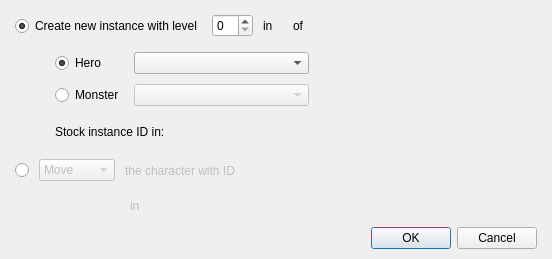
<?xml version="1.0" encoding="UTF-8"?>
<ui version="4.0">
 <class>DialogCommandModifyTeam</class>
 <widget class="QDialog" name="DialogCommandModifyTeam">
  <property name="geometry">
   <rect>
    <x>0</x>
    <y>0</y>
    <width>552</width>
    <height>259</height>
   </rect>
  </property>
  <property name="windowTitle">
   <string>Modify team...</string>
  </property>
  <layout class="QGridLayout" name="gridLayout_2">
   <property name="leftMargin">
    <number>15</number>
   </property>
   <property name="topMargin">
    <number>10</number>
   </property>
   <property name="rightMargin">
    <number>15</number>
   </property>
   <property name="bottomMargin">
    <number>10</number>
   </property>
   <item row="0" column="0">
    <layout class="QVBoxLayout" name="verticalLayout">
     <property name="spacing">
      <number>10</number>
     </property>
     <item>
      <layout class="QHBoxLayout" name="horizontalLayout" stretch="0,0,0,0,0,1">
       <item>
        <widget class="QRadioButton" name="radioButtonNewInstance">
         <property name="text">
          <string>Create new instance with level</string>
         </property>
         <property name="checked">
          <bool>true</bool>
         </property>
         <attribute name="buttonGroup">
          <string notr="true">buttonGroup</string>
         </attribute>
        </widget>
       </item>
       <item>
        <widget class="QSpinBox" name="spinBoxLevel"/>
       </item>
       <item>
        <widget class="QLabel" name="labelInInstance">
         <property name="text">
          <string>in</string>
         </property>
        </widget>
       </item>
       <item>
        <widget class="WidgetComboBoxTeam" name="comboBoxInstanceTeam" native="true"/>
       </item>
       <item>
        <widget class="QLabel" name="labelOfInstance">
         <property name="text">
          <string>of</string>
         </property>
        </widget>
       </item>
       <item>
        <spacer name="horizontalSpacer">
         <property name="orientation">
          <enum>Qt::Horizontal</enum>
         </property>
         <property name="sizeHint" stdset="0">
          <size>
           <width>138</width>
           <height>20</height>
          </size>
         </property>
        </spacer>
       </item>
      </layout>
     </item>
     <item>
      <layout class="QGridLayout" name="gridLayout" columnstretch="0,0,0,1">
       <item row="0" column="2">
        <widget class="QComboBox" name="comboBoxHero">
         <property name="minimumSize">
          <size>
           <width>175</width>
           <height>0</height>
          </size>
         </property>
         <property name="maximumSize">
          <size>
           <width>175</width>
           <height>16777215</height>
          </size>
         </property>
        </widget>
       </item>
       <item row="1" column="2">
        <widget class="QComboBox" name="comboBoxMonster">
         <property name="enabled">
          <bool>false</bool>
         </property>
        </widget>
       </item>
       <item row="0" column="1">
        <widget class="QRadioButton" name="radioButtonHero">
         <property name="minimumSize">
          <size>
           <width>0</width>
           <height>0</height>
          </size>
         </property>
         <property name="text">
          <string>Hero</string>
         </property>
         <property name="checked">
          <bool>true</bool>
         </property>
         <attribute name="buttonGroup">
          <string notr="true">buttonGroup_2</string>
         </attribute>
        </widget>
       </item>
       <item row="1" column="1">
        <widget class="QRadioButton" name="radioButtonMonster">
         <property name="text">
          <string>Monster</string>
         </property>
         <attribute name="buttonGroup">
          <string notr="true">buttonGroup_2</string>
         </attribute>
        </widget>
       </item>
       <item row="0" column="3" rowspan="2">
        <spacer name="horizontalSpacer_2">
         <property name="orientation">
          <enum>Qt::Horizontal</enum>
         </property>
         <property name="sizeHint" stdset="0">
          <size>
           <width>178</width>
           <height>38</height>
          </size>
         </property>
        </spacer>
       </item>
       <item row="0" column="0">
        <spacer name="horizontalSpacer_4">
         <property name="orientation">
          <enum>Qt::Horizontal</enum>
         </property>
         <property name="sizeHint" stdset="0">
          <size>
           <width>40</width>
           <height>20</height>
          </size>
         </property>
        </spacer>
       </item>
      </layout>
     </item>
     <item>
      <layout class="QHBoxLayout" name="horizontalLayout_2" stretch="0,0,0,1">
       <item>
        <spacer name="horizontalSpacer_5">
         <property name="orientation">
          <enum>Qt::Horizontal</enum>
         </property>
         <property name="sizeHint" stdset="0">
          <size>
           <width>40</width>
           <height>20</height>
          </size>
         </property>
        </spacer>
       </item>
       <item>
        <widget class="QLabel" name="labelStockVariable">
         <property name="text">
          <string>Stock instance ID in:</string>
         </property>
        </widget>
       </item>
       <item>
        <widget class="WidgetVariableSwitch" name="widgetVariableStock" native="true"/>
       </item>
       <item>
        <spacer name="horizontalSpacer_6">
         <property name="orientation">
          <enum>Qt::Horizontal</enum>
         </property>
         <property name="sizeHint" stdset="0">
          <size>
           <width>98</width>
           <height>17</height>
          </size>
         </property>
        </spacer>
       </item>
      </layout>
     </item>
     <item>
      <layout class="QHBoxLayout" name="horizontalLayout_3" stretch="0,0,0,0,1">
       <item>
        <widget class="QRadioButton" name="radioButtonAddRemove">
         <property name="text">
          <string/>
         </property>
         <attribute name="buttonGroup">
          <string notr="true">buttonGroup</string>
         </attribute>
        </widget>
       </item>
       <item>
        <widget class="QComboBox" name="comboBoxAddRemove">
         <property name="enabled">
          <bool>false</bool>
         </property>
         <item>
          <property name="text">
           <string>Move</string>
          </property>
         </item>
         <item>
          <property name="text">
           <string>Remove</string>
          </property>
         </item>
        </widget>
       </item>
       <item>
        <widget class="QLabel" name="labelAddRemoveCharacter">
         <property name="enabled">
          <bool>false</bool>
         </property>
         <property name="text">
          <string>the character with ID </string>
         </property>
        </widget>
       </item>
       <item>
        <widget class="PanelPrimitiveValue" name="widgetVariableConstantAddRemove" native="true">
         <property name="enabled">
          <bool>false</bool>
         </property>
         <property name="minimumSize">
          <size>
           <width>250</width>
           <height>27</height>
          </size>
         </property>
         <property name="maximumSize">
          <size>
           <width>250</width>
           <height>27</height>
          </size>
         </property>
        </widget>
       </item>
       <item>
        <spacer name="horizontalSpacer_3">
         <property name="orientation">
          <enum>Qt::Horizontal</enum>
         </property>
         <property name="sizeHint" stdset="0">
          <size>
           <width>40</width>
           <height>20</height>
          </size>
         </property>
        </spacer>
       </item>
      </layout>
     </item>
     <item>
      <layout class="QHBoxLayout" name="horizontalLayout_4" stretch="0,0,0,1">
       <item>
        <spacer name="horizontalSpacer_7">
         <property name="orientation">
          <enum>Qt::Horizontal</enum>
         </property>
         <property name="sizeHint" stdset="0">
          <size>
           <width>115</width>
           <height>20</height>
          </size>
         </property>
        </spacer>
       </item>
       <item>
        <widget class="QLabel" name="labelAddRemoveIn">
         <property name="enabled">
          <bool>false</bool>
         </property>
         <property name="minimumSize">
          <size>
           <width>15</width>
           <height>0</height>
          </size>
         </property>
         <property name="maximumSize">
          <size>
           <width>15</width>
           <height>16777215</height>
          </size>
         </property>
         <property name="text">
          <string>in</string>
         </property>
        </widget>
       </item>
       <item>
        <widget class="WidgetComboBoxTeam" name="comboBoxAddRemoveTeam" native="true">
         <property name="enabled">
          <bool>false</bool>
         </property>
         <property name="minimumSize">
          <size>
           <width>0</width>
           <height>23</height>
          </size>
         </property>
         <property name="maximumSize">
          <size>
           <width>100</width>
           <height>23</height>
          </size>
         </property>
        </widget>
       </item>
       <item>
        <spacer name="horizontalSpacer_8">
         <property name="orientation">
          <enum>Qt::Horizontal</enum>
         </property>
         <property name="sizeHint" stdset="0">
          <size>
           <width>248</width>
           <height>20</height>
          </size>
         </property>
        </spacer>
       </item>
      </layout>
     </item>
     <item>
      <widget class="QDialogButtonBox" name="buttonBox">
       <property name="orientation">
        <enum>Qt::Horizontal</enum>
       </property>
       <property name="standardButtons">
        <set>QDialogButtonBox::Cancel|QDialogButtonBox::Ok</set>
       </property>
      </widget>
     </item>
    </layout>
   </item>
  </layout>
 </widget>
 <customwidgets>
  <customwidget>
   <class>WidgetVariableSwitch</class>
   <extends>QWidget</extends>
   <header>widgetvariableswitch.h</header>
   <container>1</container>
  </customwidget>
  <customwidget>
   <class>PanelPrimitiveValue</class>
   <extends>QWidget</extends>
   <header>panelprimitivevalue.h</header>
   <container>1</container>
  </customwidget>
  <customwidget>
   <class>WidgetComboBoxTeam</class>
   <extends>QWidget</extends>
   <header>widgetcomboboxteam.h</header>
   <container>1</container>
  </customwidget>
 </customwidgets>
 <resources/>
 <connections>
  <connection>
   <sender>buttonBox</sender>
   <signal>accepted()</signal>
   <receiver>DialogCommandModifyTeam</receiver>
   <slot>accept()</slot>
   <hints>
    <hint type="sourcelabel">
     <x>248</x>
     <y>254</y>
    </hint>
    <hint type="destinationlabel">
     <x>157</x>
     <y>274</y>
    </hint>
   </hints>
  </connection>
  <connection>
   <sender>buttonBox</sender>
   <signal>rejected()</signal>
   <receiver>DialogCommandModifyTeam</receiver>
   <slot>reject()</slot>
   <hints>
    <hint type="sourcelabel">
     <x>316</x>
     <y>260</y>
    </hint>
    <hint type="destinationlabel">
     <x>286</x>
     <y>274</y>
    </hint>
   </hints>
  </connection>
 </connections>
 <buttongroups>
  <buttongroup name="buttonGroup_2"/>
  <buttongroup name="buttonGroup"/>
 </buttongroups>
</ui>
